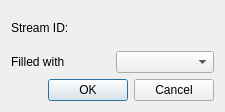
<?xml version="1.0" encoding="UTF-8"?>
<ui version="4.0">
 <class>Dialog</class>
 <widget class="QDialog" name="Dialog">
  <property name="geometry">
   <rect>
    <x>0</x>
    <y>0</y>
    <width>225</width>
    <height>112</height>
   </rect>
  </property>
  <property name="windowTitle">
   <string>Add stream</string>
  </property>
  <layout class="QVBoxLayout" name="verticalLayout">
   <item>
    <layout class="QGridLayout" name="gridLayout">
     <item row="0" column="0">
      <widget class="QLabel" name="streamID_label">
       <property name="text">
        <string>Stream ID: </string>
       </property>
      </widget>
     </item>
     <item row="1" column="0">
      <widget class="QLabel" name="label">
       <property name="text">
        <string>Filled with </string>
       </property>
      </widget>
     </item>
     <item row="1" column="1">
      <widget class="QComboBox" name="comboBox"/>
     </item>
    </layout>
   </item>
   <item>
    <widget class="QDialogButtonBox" name="buttonBox">
     <property name="orientation">
      <enum>Qt::Horizontal</enum>
     </property>
     <property name="standardButtons">
      <set>QDialogButtonBox::Cancel|QDialogButtonBox::Ok</set>
     </property>
    </widget>
   </item>
  </layout>
 </widget>
 <resources/>
 <connections>
  <connection>
   <sender>buttonBox</sender>
   <signal>accepted()</signal>
   <receiver>Dialog</receiver>
   <slot>accept()</slot>
   <hints>
    <hint type="sourcelabel">
     <x>248</x>
     <y>254</y>
    </hint>
    <hint type="destinationlabel">
     <x>157</x>
     <y>274</y>
    </hint>
   </hints>
  </connection>
  <connection>
   <sender>buttonBox</sender>
   <signal>rejected()</signal>
   <receiver>Dialog</receiver>
   <slot>reject()</slot>
   <hints>
    <hint type="sourcelabel">
     <x>316</x>
     <y>260</y>
    </hint>
    <hint type="destinationlabel">
     <x>286</x>
     <y>274</y>
    </hint>
   </hints>
  </connection>
 </connections>
</ui>
